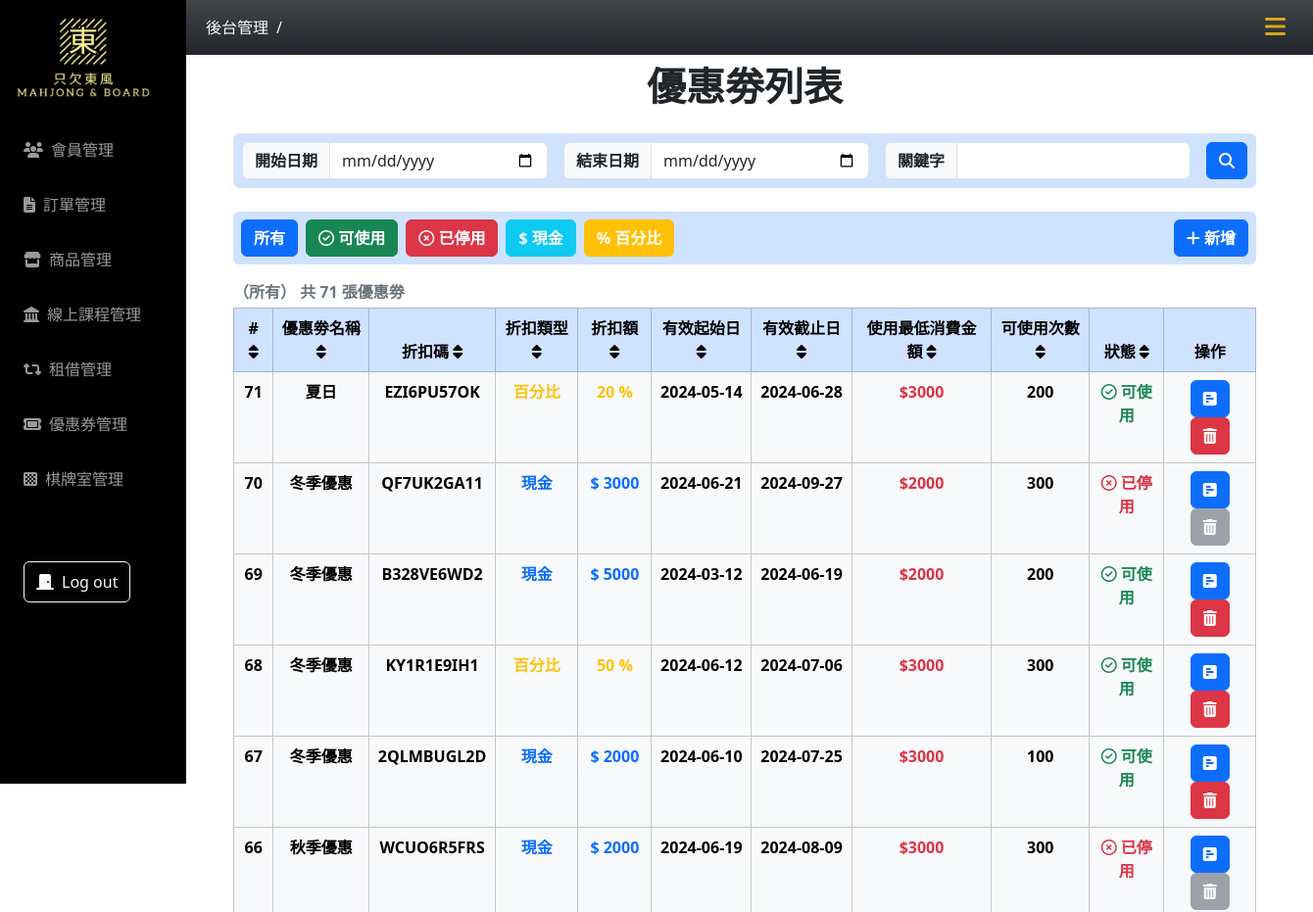
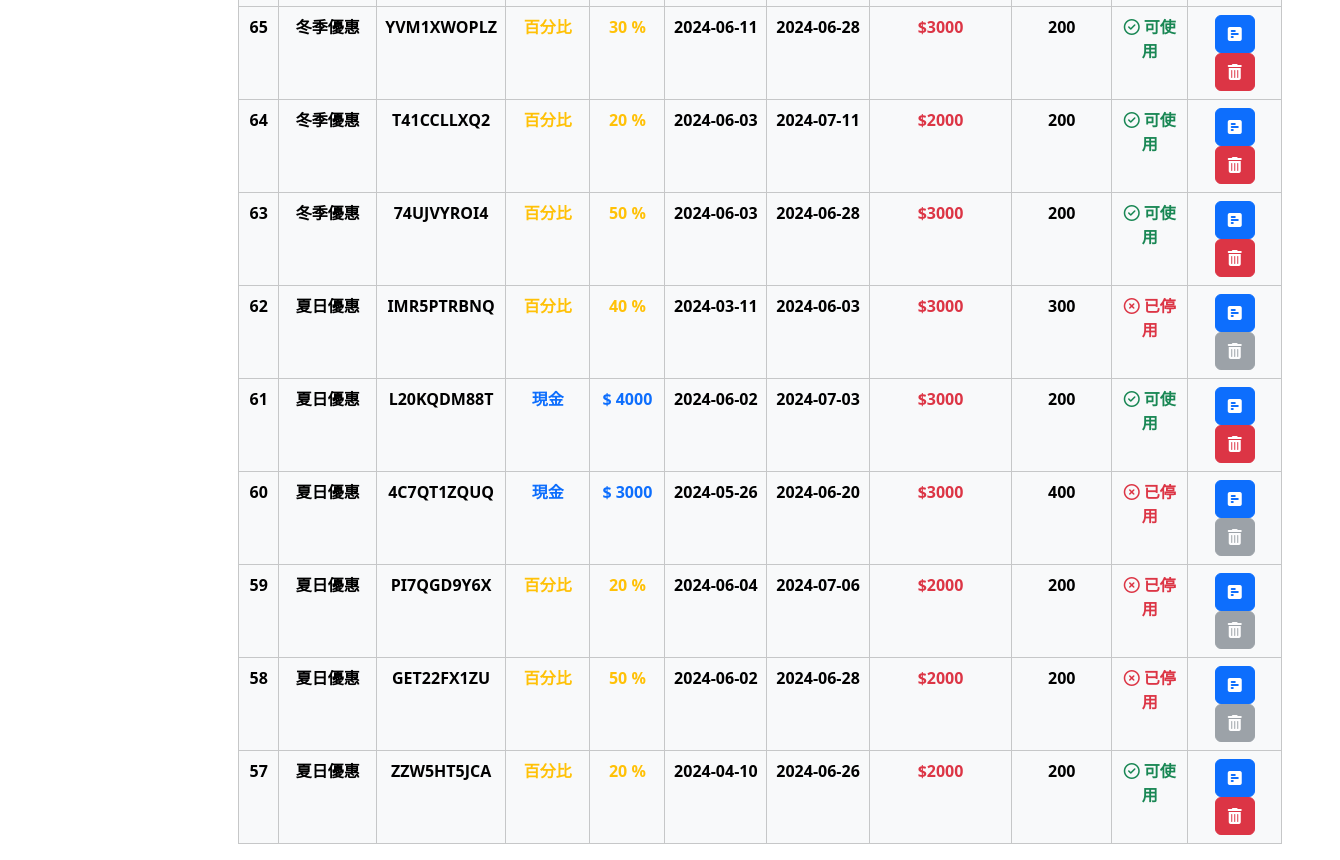
Screenshot of /coupon/coupon-list.php with the database file from the repository (2 pictures, top to bottom).
### tables this page shows
CREATE TABLE `coupons` (
  `coupon_id` int(11) NOT NULL,
  `name` varchar(255) NOT NULL,
  `discount_code` varchar(50) NOT NULL,
  `discount_type` varchar(20) NOT NULL,
  `discount_value` decimal(10,0) NOT NULL,
  `valid_from` date NOT NULL,
  `valid_to` date NOT NULL,
  `limit_value` int(50) NOT NULL,
  `usage_limit` int(11) NOT NULL,
  `status` varchar(30) NOT NULL,
  `created_at` datetime NOT NULL,
  `update_at` datetime NOT NULL
);

### coupon/coupon-list.php (the view, shortened to what this page needs)
<?php
require_once("../db_connect_mahjong.php");
$pageTitle = "優惠劵列表";
$perPage = 15;
$page = isset($_GET["p"]) ? (int)$_GET["p"] : 1;
$order = isset($_GET["o"]) ? (int)$_GET["o"] : 1;
$filter = isset($_GET["f"]) ? $_GET["f"] : 'all';
$search = isset($_GET["s"]) ? $_GET["s"] : '';
$startDate = isset($_GET["s_d"]) ? $_GET["s_d"] : '';
$endDate = isset($_GET["e_d"]) ? $_GET["e_d"] : '';
$minCash = isset($_GET["mC"]) ? $_GET["mC"] : '';
$maxCash = isset($_GET["MxC"]) ? $_GET["MxC"] : '';
$minPercent = isset($_GET["mP"]) ? $_GET["mP"] : '';
$maxPercent = isset($_GET["MxP"]) ? $_GET["MxP"] : '';
$updateSql = "UPDATE coupons SET status = 'inactive' WHERE valid_to < CURRENT_DATE() AND status = 'active'";
$conn->query($updateSql);
$whereClause = "WHERE 1=1";
$sqlCount = "SELECT COUNT(*) AS count FROM coupons $whereClause";
$countResult = $conn->query($sqlCount);
$countRow = $countResult->fetch_assoc();
$allCouponCount = $countRow["count"];
$firstItem = ($page - 1) * $perPage;
$orderOptions = [
  1 => "coupon_id DESC", 2 => "coupon_id ASC", 3 => "name DESC", 4 => "name ASC",
  5 => "discount_code DESC", 6 => "discount_code ASC", 7 => "discount_type DESC", 8 => "discount_type ASC",
  9 => "discount_value DESC", 10 => "discount_value ASC", 11 => "valid_from DESC", 12 => "valid_from ASC",
  13 => "valid_to DESC", 14 => "valid_to ASC", 15 => "limit_value DESC", 16 => "limit_value ASC",
  17 => "usage_limit DESC", 18 => "usage_limit ASC", 19 => "status DESC", 20 => "status ASC"
];
$sqlOrder = $orderOptions[$order] ?? $orderOptions[1];
$searchResultTitle = "";
$filterTitles = [
  "active" => "（可使用）", "inactive" => "（已停用）", "percent" => "（百分比）", "cash" => "（現金）", "all" => "（所有）"
];
$filterTitle = $filterTitles[$filter] ?? $filterTitles["all"];
$sql = "SELECT * FROM coupons $whereClause ORDER BY $sqlOrder LIMIT $firstItem, $perPage";
$result = $conn->query($sql);
$rows = $result->fetch_all(MYSQLI_ASSOC);
?>
<!doctype html>
<html lang="en">
<head>
  <?php include("coupon-css.php") ?>
  <?php include("../css-mahjong.php") ?>
</head>
<body>
  <?php include("../nav.php") ?>
  <div class="container main-content px-5">
    <div class="d-flex justify-content-center">
      <h1 class="py-2 fw-semibold"><?= $pageTitle ?></h1>
    </div>
    <div class="py-2">
      <div class="d-flex justify-content-between align-items-center mb-3 border p-2 rounded bg-primary-subtle">
        <form action="" method="get" class="w-100">
          <dv class="d-flex justify-content-center gap-3">
            <div class="input-group">
              <label for="start_date" class="input-group-text fw-semibold">開始日期</label>
              <input type="date" id="start_date" name="s_d" class="form-control" value="<?= $startDate ?>">
            </div>
            <div class="input-group">
              <label for="end_date" class="input-group-text fw-semibold">結束日期</label>
              <input type="date" id="end_date" name="e_d" class="form-control" value="<?= $endDate ?>">
            </div>
            <div class="input-group">
              <label for="search" class="input-group-text fw-semibold">關鍵字</label>
              <input type="text" class="form-control" placeholder="" name="s" value="<?= $search ?>">
            </div>
            <button type="submit" class="btn btn-primary" name=""><i class="fa-solid fa-magnifying-glass"></i></button>
      </div>
    </div>
    <div class="d-flex justify-content-between align-items-center gap-3 mb-3 p-2 rounded bg-primary-subtle">
      <div class="d-flex justify-content-center align-items-center gap-3">
        <div class="d-flex justify-content-center align-items-center gap-2">
          <button class="btn btn-primary fw-semibold" onclick="filterCoupons('all')">所有</button>
          <button class="btn btn-success fw-semibold" onclick="filterCoupons('active')"><i class="fa-regular fa-circle-check"></i> 可使用</button>
          <button class="btn btn-danger fw-semibold" onclick="filterCoupons('inactive')"><i class="fa-regular fa-circle-xmark"></i> 已停用</button>
          <button class="btn btn-info text-white fw-semibold" onclick="filterCoupons('cash')">$ 現金</button>
          <button class="btn btn-warning text-white fw-semibold" onclick="filterCoupons('percent')">% 百分比</button>
        </div>
      </div>
      <a href="add-coupon.php" class="btn btn-primary">
        <i class="fa-solid fa-plus"></i> <span class="fw-semibold">新增</span>
      </a>
    </div>
    <div class="text-secondary pb-1 fw-semibold">
      <?= "$filterTitle $searchResultTitle 共 $allCouponCount 張優惠劵" ?>
    </div>
    <table class="table table-light table-bordered text-center">
      <thead class="table-primary">
        <tr>
          <th><a href="?p=<?= $page ?>&o=<?= ($order == 1) ? 2 : 1 ?>&f=<?= $filter ?>&s=<?= $search ?>&s_d=<?= $startDate ?>&e_d=<?= $endDate ?>&mC=<?= $minCash ?>&MxC=<?= $maxCash ?>&mP=<?= $minPercent ?>&MxP=<?= $maxPercent ?>" class="sort-icon text-black text-decoration-none"># <i class="fa-solid fa-sort"></i></a></th>
          <th><a href="?p=<?= $page ?>&o=<?= ($order == 3) ? 4 : 3 ?>&f=<?= $filter ?>&s=<?= $search ?>&s_d=<?= $startDate ?>&e_d=<?= $endDate ?>&mC=<?= $minCash ?>&MxC=<?= $maxCash ?>&mP=<?= $minPercent ?>&MxP=<?= $maxPercent ?>" class="sort-icon text-black text-decoration-none">優惠劵名稱 <i class="fa-solid fa-sort"></i></a></th>
          <th><a href="?p=<?= $page ?>&o=<?= ($order == 5) ? 6 : 5 ?>&f=<?= $filter ?>&s=<?= $search ?>&s_d=<?= $startDate ?>&e_d=<?= $endDate ?>&mC=<?= $minCash ?>&MxC=<?= $maxCash ?>&mP=<?= $minPercent ?>&MxP=<?= $maxPercent ?>" class="sort-icon text-black text-decoration-none">折扣碼 <i class="fa-solid fa-sort"></i></a></th>
          <th><a href="?p=<?= $page ?>&o=<?= ($order == 7) ? 8 : 7 ?>&f=<?= $filter ?>&s=<?= $search ?>&s_d=<?= $startDate ?>&e_d=<?= $endDate ?>&mC=<?= $minCash ?>&MxC=<?= $maxCash ?>&mP=<?= $minPercent ?>&MxP=<?= $maxPercent ?>" class="sort-icon text-black text-decoration-none">折扣類型 <i class="fa-solid fa-sort"></i></a></th>
          <th><a href="?p=<?= $page ?>&o=<?= ($order == 9) ? 10 : 9 ?>&f=<?= $filter ?>&s=<?= $search ?>&s_d=<?= $startDate ?>&e_d=<?= $endDate ?>&mC=<?= $minCash ?>&MxC=<?= $maxCash ?>&mP=<?= $minPercent ?>&MxP=<?= $maxPercent ?>" class="sort-icon text-black text-decoration-none">折扣額 <i class="fa-solid fa-sort"></i></a></th>
          <th><a href="?p=<?= $page ?>&o=<?= ($order == 11) ? 12 : 11 ?>&f=<?= $filter ?>&s=<?= $search ?>&s_d=<?= $startDate ?>&e_d=<?= $endDate ?>&mC=<?= $minCash ?>&MxC=<?= $maxCash ?>&mP=<?= $minPercent ?>&MxP=<?= $maxPercent ?>" class="sort-icon text-black text-decoration-none">有效起始日 <i class="fa-solid fa-sort"></i></a></th>
          <th><a href="?p=<?= $page ?>&o=<?= ($order == 13) ? 14 : 13 ?>&f=<?= $filter ?>&s=<?= $search ?>&s_d=<?= $startDate ?>&e_d=<?= $endDate ?>&mC=<?= $minCash ?>&MxC=<?= $maxCash ?>&mP=<?= $minPercent ?>&MxP=<?= $maxPercent ?>" class="sort-icon text-black text-decoration-none">有效截止日 <i class=" fa-solid fa-sort"></i></a></th>
          <th><a href="?p=<?= $page ?>&o=<?= ($order == 15) ? 16 : 15 ?>&f=<?= $filter ?>&s=<?= $search ?>&s_d=<?= $startDate ?>&e_d=<?= $endDate ?>&mC=<?= $minCash ?>&MxC=<?= $maxCash ?>&mP=<?= $minPercent ?>&MxP=<?= $maxPercent ?>" class="sort-icon text-black text-decoration-none">使用最低消費金額 <i class="fa-solid fa-sort"></i></a></th>
          <th><a href="?p=<?= $page ?>&o=<?= ($order == 17) ? 18 : 17 ?>&f=<?= $filter ?>&s=<?= $search ?>&s_d=<?= $startDate ?>&e_d=<?= $endDate ?>&mC=<?= $minCash ?>&MxC=<?= $maxCash ?>&mP=<?= $minPercent ?>&MxP=<?= $maxPercent ?>" class="sort-icon text-black text-decoration-none">可使用次數 <i class="fa-solid fa-sort"></i></a></th>
          <th><a href="?p=<?= $page ?>&o=<?= ($order == 19) ? 20 : 19 ?>&f=<?= $filter ?>&s=<?= $search ?>&s_d=<?= $startDate ?>&e_d=<?= $endDate ?>&mC=<?= $minCash ?>&MxC=<?= $maxCash ?>&mP=<?= $minPercent ?>&MxP=<?= $maxPercent ?>" class="sort-icon text-black text-decoration-none">狀態 <i class="fa-solid fa-sort"></i></a></th>
          <th>操作</th>
        </tr>
      </thead>
      <tbody>
        <?php foreach ($rows as $coupon) : ?>
          <tr class="fw-semibold">
            <td><?= $coupon['coupon_id'] ?></td>
            <td><?= $coupon['name'] ?></td>
            <td><?= $coupon['discount_code'] ?></td>
            <td>
              <?php if ($coupon['discount_type'] == 'cash') : ?>
                <span class="text-primary fw-semibold">現金</span>
              <?php elseif ($coupon['discount_type'] == 'percent') : ?>
                <span class="text-warning fw-semibold">百分比</span>
              <?php endif; ?>
            </td>
            <td class="fw-semibold">
              <?php if ($coupon['discount_type'] == 'cash') : ?>
                <span class="text-primary fw-semibold"><?= '$' . " " . $coupon['discount_value']; ?></span>
              <?php elseif ($coupon['discount_type'] == 'percent') : ?>
                <span class="text-warning fw-semibold"><?= $coupon['discount_value'] . " " . '%'; ?></span>
              <?php endif; ?>
            </td>
            <td><?= $coupon['valid_from'] ?></td>
            <td><?= $coupon['valid_to'] ?></td>
            <td><span class="text-danger fw-semibold"><?= '$' . $coupon['limit_value'] ?></span></td>
            <td><?= $coupon['usage_limit'] ?></td>
            <td><span class="fw-semibold <?= ($coupon['status'] == 'active') ? 'text-success' : 'text-danger'; ?>">
                <?= ($coupon['status'] == 'active') ? '<i class="fa-regular fa-circle-check"></i> 可使用' : '<i class="fa-regular fa-circle-xmark"></i> 已停用'; ?>
              </span></td>
            <td>
              <a href="coupon-detail.php?coupon_id=<?= $coupon['coupon_id'] ?>" class="btn btn-primary" title="優惠劵詳細資料">
                <i class="fa-solid fa-square-poll-horizontal"></i>
              </a>
              <?php if ($coupon['status'] == 'inactive') : ?>
                <button class="btn btn btn-secondary" disabled title="停用優惠劵" data-id="<?= $coupon['coupon_id'] ?>" data-bs-toggle="modal" data-bs-target="#deleteModal">
                  <i class="fa-solid fa-trash-can"></i>
                </button>
              <?php else : ?>
                <button class="btn btn-danger btn-disable" title="停用優惠劵" data-id="<?= $coupon['coupon_id'] ?>" data-bs-toggle="modal" data-bs-target="#deleteModal">
                  <i class="fa-solid fa-trash-can"></i>
                </button>
              <?php endif; ?>
            </td>
          </tr>
        <?php endforeach ?>
      </tbody>
    </table>
  </div>
</body>
</html>

### css-mahjong.php (style rules this page uses)
:root { --aside-width: 190px; --header-nav-height: 56px; }
.main-content { margin: 0 0 0 var(--aside-width); padding-top: var(--header-nav-height); }

### rows the page displays
coupons: coupon_id "71", name "夏日", discount_code "EZI6PU57OK", discount_type "百分比", discount_value "20", valid_from "2024-05-14", valid_to "2024-06-28", limit_value "3000", usage_limit "200", status "active" (drawn)
coupons: coupon_id "70", name "冬季優惠", discount_code "QF7UK2GA11", discount_type "現金", discount_value "3000", valid_from "2024-06-21", valid_to "2024-09-27", limit_value "2000", usage_limit "300", status "inactive" (drawn)
coupons: coupon_id "69", name "冬季優惠", discount_code "B328VE6WD2", discount_type "現金", discount_value "5000", valid_from "2024-03-12", valid_to "2024-06-19", limit_value "2000", usage_limit "200", status "active" (drawn)
coupons: coupon_id "68", name "冬季優惠", discount_code "KY1R1E9IH1", discount_type "百分比", discount_value "50", valid_from "2024-06-12", valid_to "2024-07-06", limit_value "3000", usage_limit "300", status "active" (drawn)
coupons: coupon_id "67", name "冬季優惠", discount_code "2QLMBUGL2D", discount_type "現金", discount_value "2000", valid_from "2024-06-10", valid_to "2024-07-25", limit_value "3000", usage_limit "100", status "active" (drawn)
coupons: coupon_id "66", name "秋季優惠", discount_code "WCUO6R5FRS", discount_type "現金", discount_value "2000", valid_from "2024-06-19", valid_to "2024-08-09", limit_value "3000", usage_limit "300", status "inactive" (drawn)
coupons: coupon_id "65", name "冬季優惠", discount_code "YVM1XWOPLZ", discount_type "百分比", discount_value "30", valid_from "2024-06-11", valid_to "2024-06-28", limit_value "3000", usage_limit "200", status "active" (drawn)
coupons: coupon_id "64", name "冬季優惠", discount_code "T41CCLLXQ2", discount_type "百分比", discount_value "20", valid_from "2024-06-03", valid_to "2024-07-11", limit_value "2000", usage_limit "200", status "active" (drawn)
coupons: coupon_id "63", name "冬季優惠", discount_code "74UJVYROI4", discount_type "百分比", discount_value "50", valid_from "2024-06-03", valid_to "2024-06-28", limit_value "3000", usage_limit "200", status "active" (drawn)
coupons: coupon_id "62", name "夏日優惠", discount_code "IMR5PTRBNQ", discount_type "百分比", discount_value "40", valid_from "2024-03-11", valid_to "2024-06-03", limit_value "3000", usage_limit "300", status "inactive" (drawn)
coupons: coupon_id "61", name "夏日優惠", discount_code "L20KQDM88T", discount_type "現金", discount_value "4000", valid_from "2024-06-02", valid_to "2024-07-03", limit_value "3000", usage_limit "200", status "active" (drawn)
coupons: coupon_id "60", name "夏日優惠", discount_code "4C7QT1ZQUQ", discount_type "現金", discount_value "3000", valid_from "2024-05-26", valid_to "2024-06-20", limit_value "3000", usage_limit "400", status "inactive" (drawn)
coupons: coupon_id "59", name "夏日優惠", discount_code "PI7QGD9Y6X", discount_type "百分比", discount_value "20", valid_from "2024-06-04", valid_to "2024-07-06", limit_value "2000", usage_limit "200", status "inactive" (drawn)
coupons: coupon_id "58", name "夏日優惠", discount_code "GET22FX1ZU", discount_type "百分比", discount_value "50", valid_from "2024-06-02", valid_to "2024-06-28", limit_value "2000", usage_limit "200", status "inactive" (drawn)
coupons: coupon_id "57", name "夏日優惠", discount_code "ZZW5HT5JCA", discount_type "百分比", discount_value "20", valid_from "2024-04-10", valid_to "2024-06-26", limit_value "2000", usage_limit "200", status "active" (drawn)

### other values shown
$pageTitle "優惠劵列表"
$filterTitle "（所有）"
$allCouponCount "71"
